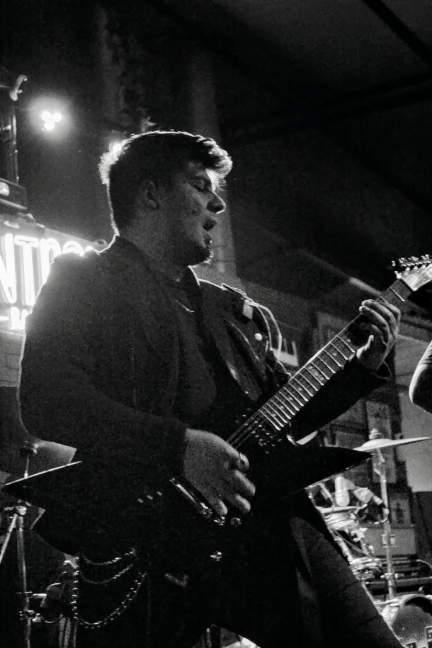
#> input picture assets/members/juan-pablo-rojas.webp, 864 x 1296 px, given in place of media__1781845781950.png, which was not available (shown at 1/2 size)
$ python process_member.py
#> lines starting #> are read from the running program, lines starting #| are printed output that depends on the picture; pictures that were not available may be replaced by others from this repository, and a replacement may not be noted
import os
from PIL import Image

def process_member_image(src_path, dest_path):
    try:
        with Image.open(src_path) as img:
            # Convert to RGB if needed
#> img is the input picture: PIL image 864x1296 RGB; mean R, G, B 38.6, 39.8, 39.2
            if img.mode != 'RGB':
                img = img.convert('RGB')

            width, height = img.size
#> width = 864; height = 1296

            # Make it a square by padding with black
            max_dim = max(width, height)
#> max_dim = 1296
            square_img = Image.new('RGB', (max_dim, max_dim), (10, 9, 8)) # using the site's dark background color roughly #0a0908

            # Paste the original image in the center
            left = (max_dim - width) // 2
#> left = 216
            top = (max_dim - height) // 2
#> top = 0
            square_img.paste(img, (left, top))
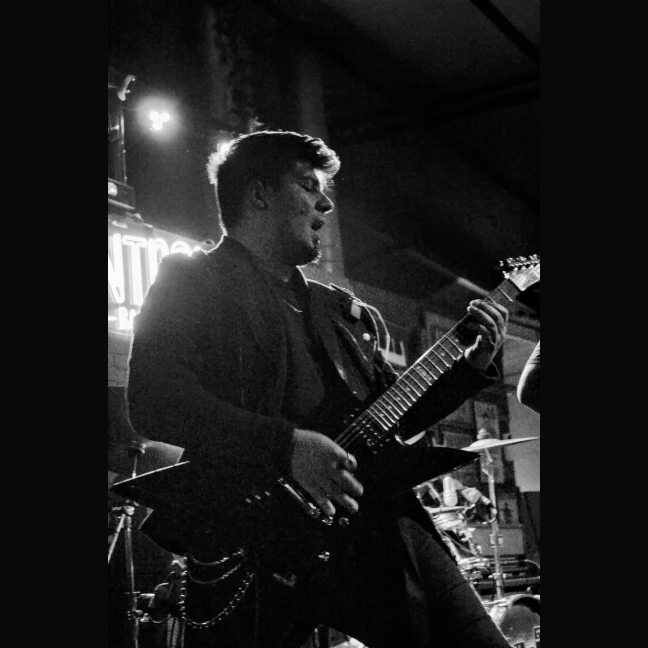
#> square_img: PIL image 1296x1296 RGB (shown at 1/2 size); mean R, G, B 29.1, 29.5, 28.8

            # Resize to a reasonable size for a member card (e.g. 500x500)
            square_img.thumbnail((500, 500), Image.Resampling.LANCZOS)
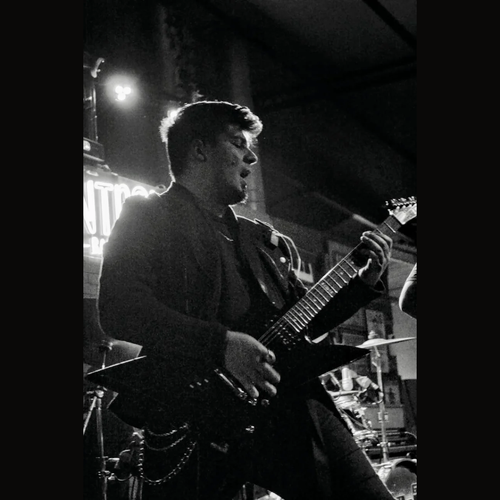
#> square_img: PIL image 500x500 RGB; mean R, G, B 29.1, 29.6, 28.8
            square_img.save(dest_path, 'JPEG', quality=85)
            print(f"Processed: {dest_path}")
    except Exception as e:
        print(f"Error processing {src_path}: {e}")

src = r"C:\Users\Death\.gemini\antigravity-ide\brain\a5f7509d-db4f-48ed-9bea-321389d98043\media__1781845781950.png"
dest = r"c:\Users\Death\OneDrive\Documentos\Betrayer\betrayer-site\assets\members\pipe-toloza.jpg"

process_member_image(src, dest)
print("Done processing image.")

$ run again, on assets/members/juan-vasquez.webp
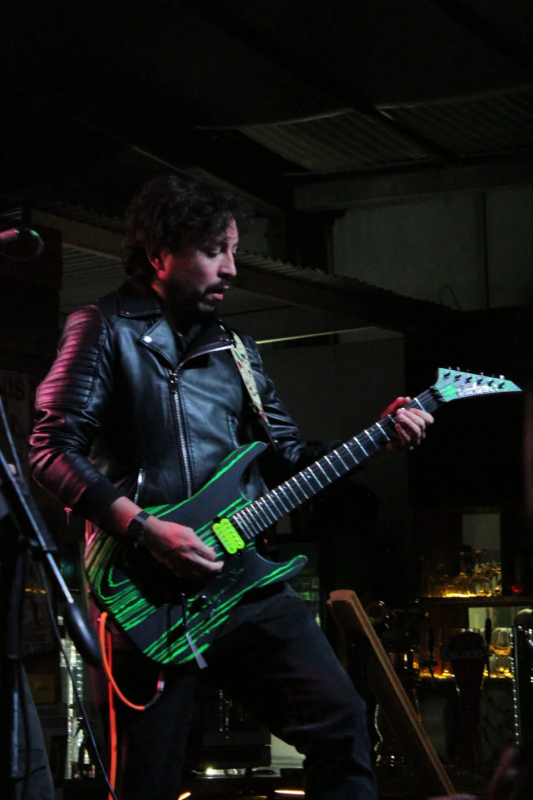
#> input picture assets/members/juan-vasquez.webp, 1066 x 1600 px, given in place of media__1781845781950.png, which was not available (shown at 1/2 size)
#> in process_member_image, img is the input picture: PIL image 1066x1600 RGB; mean R, G, B 19.6, 20.5, 18.6
#> in process_member_image, `square_img.paste(img, (left, top))`:
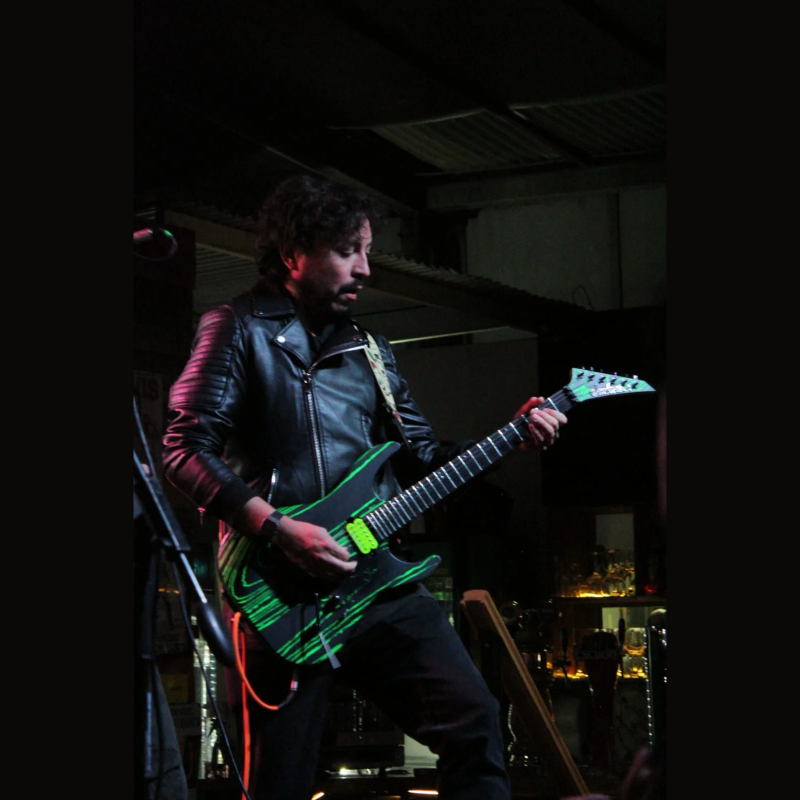
#> square_img: PIL image 1600x1600 RGB (shown at 1/2 size); mean R, G, B 16.4, 16.7, 15.1
#> in process_member_image, `square_img.thumbnail((500, 500), Image.Resampling.LANCZOS)`:
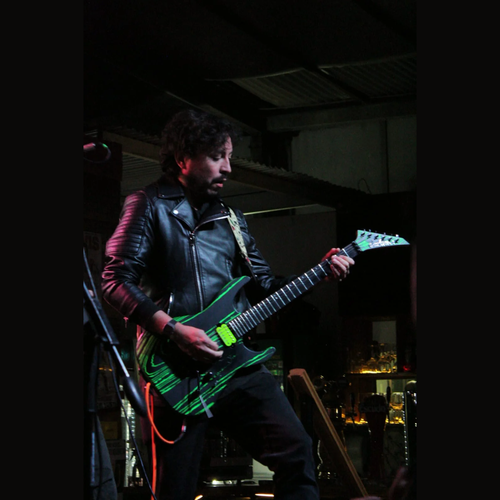
#> square_img: PIL image 500x500 RGB; mean R, G, B 16.4, 16.7, 15.1

$ run again, on assets/members/lucas-sepulveda.webp
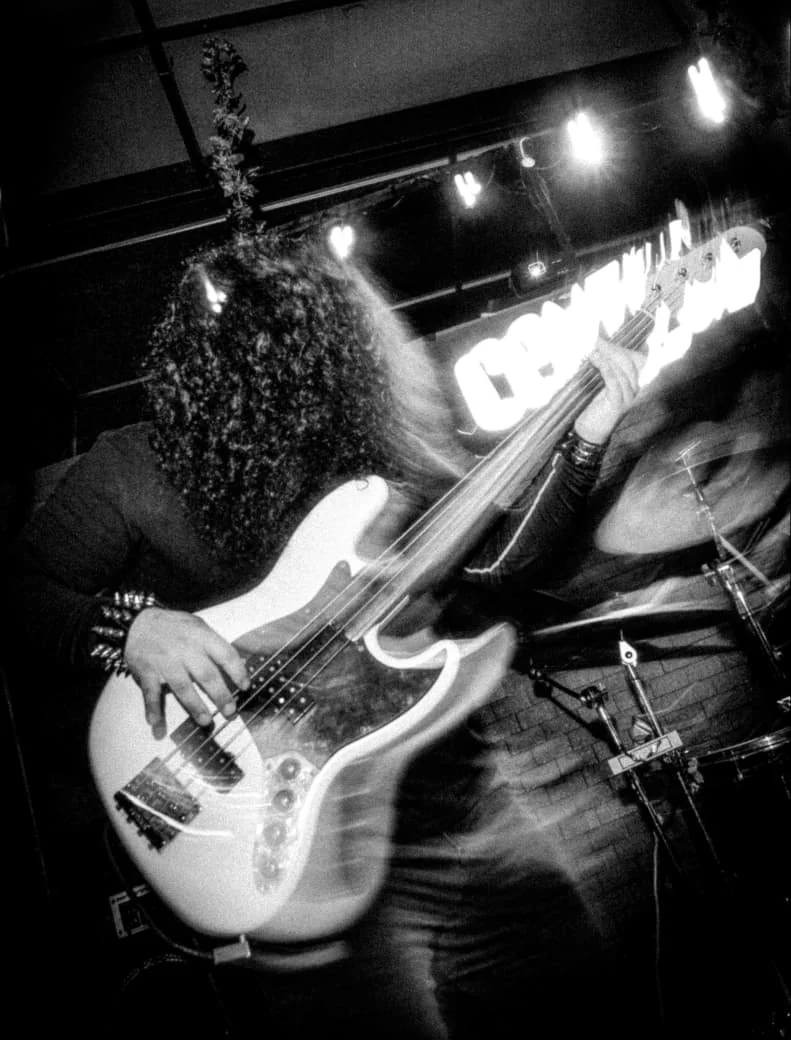
#> input picture assets/members/lucas-sepulveda.webp, 791 x 1040 px, given in place of media__1781845781950.png, which was not available
#> in process_member_image, img is the input picture: PIL image 791x1040 RGB; mean R, G, B 63.6, 63.6, 63.6
#> in process_member_image, `square_img.paste(img, (left, top))`:
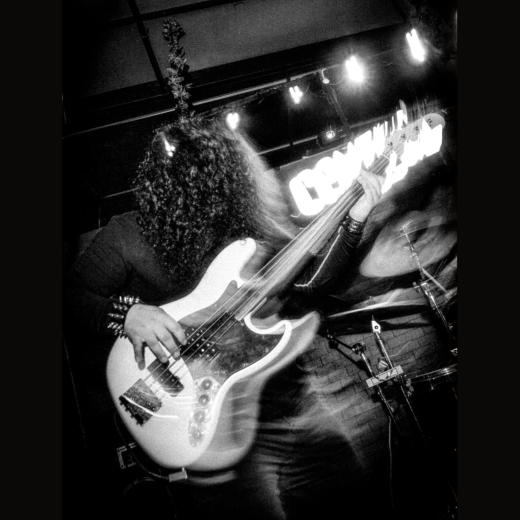
#> square_img: PIL image 1040x1040 RGB (shown at 1/2 size); mean R, G, B 50.8, 50.5, 50.3
#> in process_member_image, `square_img.thumbnail((500, 500), Image.Resampling.LANCZOS)`:
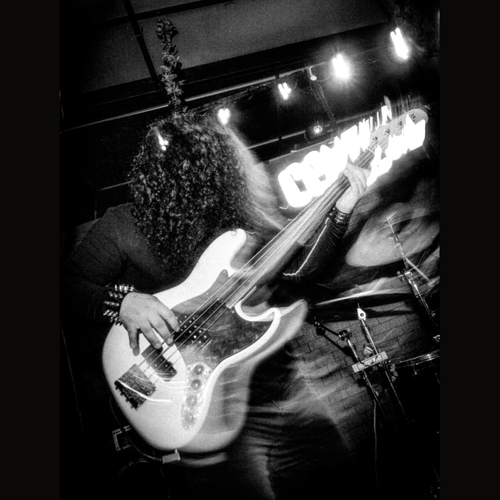
#> square_img: PIL image 500x500 RGB; mean R, G, B 50.8, 50.5, 50.3
